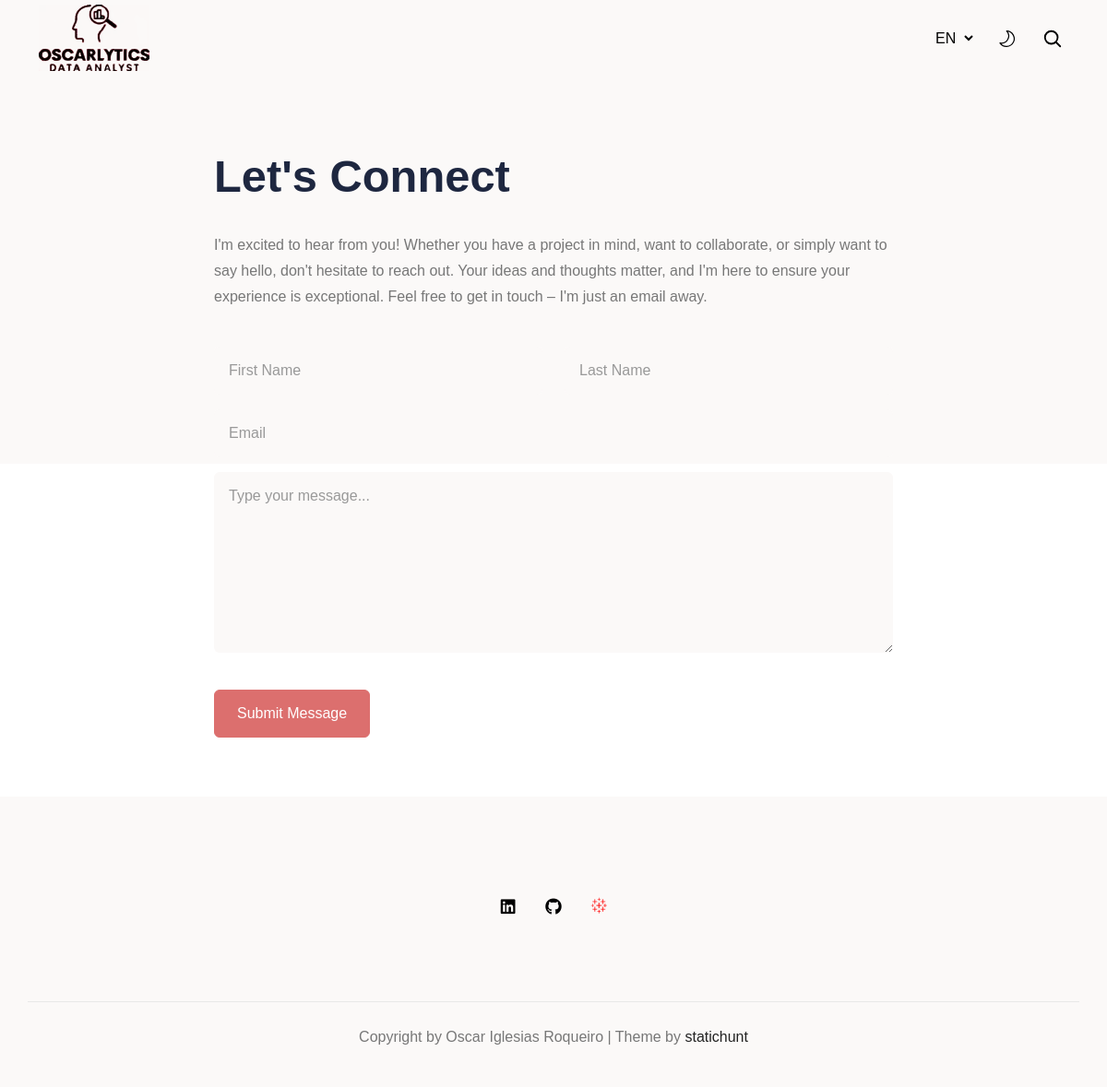
Page /contact/ on the committed database.
### portfolio/models.py (models this page shows, shortened)
class Content(db.Model):
    __tablename__ = 'portfolio_content'
    id = db.Column(db.Integer, primary_key=True)
    template = db.Column(db.String(20), index=True)
    variable = db.Column(db.String(20), index=True)
    languageid = db.Column(db.Integer, db.ForeignKey(
        'languages.id', name='fk_languageid'))
    value = db.Column(db.String(250))
    def get_value(tem, lang, var) -> dict:
        if lang is None:
            return dict()
        langid = Languages.query.filter(Languages.language == lang).first().id
        cont = Content.query.filter(Content.template == str(tem or ''),
                                    Content.languageid == langid,
                                    Content.variable == var).first()
        if cont:
            d = dict()
            d['value'] = cont.value
        return d

### portfolio/routes.py (the view, shortened to what this page needs)
@portfolio.route('/contact/', methods=['GET', 'POST'])
@portfolio.route('/<lang>/contact/', methods=['GET', 'POST'])
def contact(lang=None, proj_date=None, proj_n=1, title_slug=None):
    if lang is None:
        lang = 'en'  # Set a default language if lang is not provided
    set_lang(lang)
    set_proj(proj_n)
    set_date(proj_date)
    set_slug(title_slug)
    title = str(Content.get_value('contact', lang, 'title')['value'] or '')
    subtitle = str(Content.get_value('contact', lang, 'subtitle')['value']
                   or '')
    first_name = str(Content.get_value('contact', lang, 'first_name')['value']
                     or '')
    last_name = str(Content.get_value('contact', lang, 'last_name')['value']
                    or '')
    email = str(Content.get_value('contact', lang, 'email')['value'] or '')
    message = str(Content.get_value('contact', lang, 'message')['value'] or '')
    submit = str(Content.get_value('contact', lang, 'submit')['value'] or '')
    email_subject = str(Content.get_value('contact', lang, 'email_subject'
                                          )['value'] or '')
    return render_template('contact/index.html', lang=lang, title=title,
                           subtitle=subtitle, first_name=first_name,
                           last_name=last_name, email=email, message=message,
                           submit=submit)

### portfolio/models.py (called while the page is built)
    def __repr__(self):
        return self.language.lower()

    def get_all():
        return Languages.query.all()

### portfolio/routes.py (called while the page is built)
@portfolio.before_request
def set_lang(lang=None):
    request.lang = request.args.get('lang', lang)

@portfolio.before_request
def set_proj(proj_n=1):
    request.proj_n = request.args.get('proj_n', proj_n)

@portfolio.before_request
def set_date(proj_date=None):
    request.proj_date = request.args.get('proj_date', proj_date)

@portfolio.before_request
def set_slug(slug=None):
    request.title_slug = request.args.get('title_slug', slug)

### portfolio/templates/contact/index.html (shortened to what this page needs)
{% extends 'base.html' %}
{% block content %}
        <div class="row">
          <div class="col-12 col-lg-8  mx-auto">
            <div class="pb-5">
              <h1 id="contact-me">{{title}}</h1>
              <p>{{subtitle}}</p>
            </div>
            <form action="" method="post">
              <div class="row g-4">
                <div class="col-md-6 mb-3 mt-0">
                  <input type="text" class="form-control" placeholder="{{first_name}}" aria-label="{{first_name}}" name="First Name" required>
                </div>
                <div class="col-md-6 mb-3 mt-0">
                  <input type="text" class="form-control" placeholder="{{last_name}}" aria-label="last_name" name="Last Name" required>
                </div>
                <div class="col-12 mb-3 mt-0">
                  <input type="email" class="form-control" placeholder="{{email}}" aria-label="{{email}}" name="Email" required>
                </div>
                <div class="col-12 mb-3 mt-0">
                  <textarea  rows="7" class="form-control mb-4" placeholder="{{message}}" id="floatingTextarea" name="Type your message..." required></textarea>
                </div>
                <div class="col-12 mb-3 mt-0">
                  <button type="submit" class="btn btn-primary btn-md">{{submit}}</button>
                </div>
              </div>
            </form>
          </div>
        </div>
{% endblock %}

### rows in the picture
Content: value "Let's Connect"
Content: value "I'm excited to hear from you! Whether you have a project in mind, want to collaborate, or simply want to say hello, don't hesitate to reach out. Your ideas and thoughts matter, and I'm here to ensure your experience is exceptional. Feel free to get in touch – I'm just an email away."
Content: value "First Name"
Content: value "Last Name"
Content: Email "Email"
Content: value "Type your message..."
Content: value "Submit Message"

### other values in the picture
form field value "EN"
